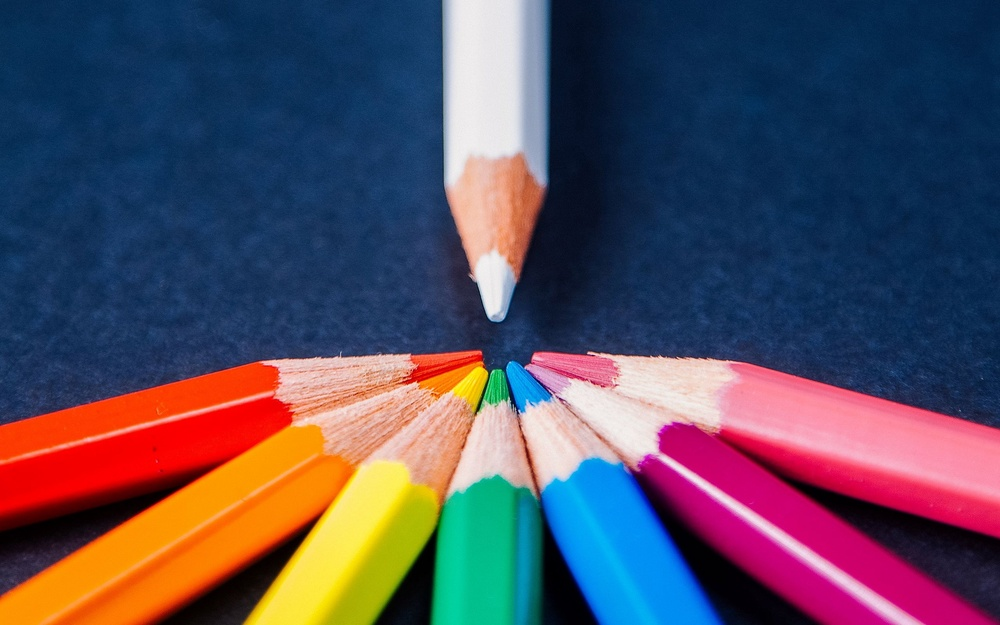
#> input picture example2.jpg, 1000 x 625 px, shrunk from 2560 x 1600 before the run
$ python CS.py   (older library calls are emulated)
#> lines starting #> are read from the running program, lines starting #| are printed output that depends on the picture; after the words box and inside, x2 and y2 are one past the last pixel; in counts of white or black regions, pixels touching at a corner belong together
import cv2
import numpy as np

print (cv2.__version__)
print (np.__version__)

origimg = cv2.imread("example2.jpg")
#> origimg is the input picture: shape (625, 1000, 3); mean B, G, R 92.3, 75.7, 85.4
"""
# font
font = cv2.FONT_HERSHEY_SIMPLEX

# org
org = (50, 50)

# fontScale
fontScale = 1

# Blue color in BGR
color = (128, 0, 128)

# Line thickness of 2 px
thickness = 2

# Using cv2.putText() method
image = cv2.putText(origimg, 'OpenCV', org, font,
                   fontScale, color, thickness, cv2.LINE_AA)
"""
cv2.imshow("orig", origimg)
#print ("orig:\n {0}".format(origimg))

cv2.waitKey(0)
cv2.destroyAllWindows()

## Получаем HSV-представление для цвета

red = np.uint8([[[0, 0, 255]]])
green = np.uint8([[[0, 255, 0]]])
deep_blue = np.uint8([[[255, 0, 0]]])
orange = np.uint8([[[0, 128, 255]]])
yellow = np.uint8([[[0, 255, 255]]])
blue = np.uint8([[[255, 255, 0]]])
purple = np.uint8([[[255, 0, 255]]])
violet = np.uint8([[[128, 0, 128]]])

scolor = orange
scolor_hsv = cv2.cvtColor(scolor,cv2.COLOR_BGR2HSV)
print(scolor_hsv)

size = 1, 1, 3
m = np.zeros(size, dtype=np.uint8)
m[:] = scolor_hsv

scolor_hue, scolor_saturation, scolor_value = m[0][0]###
print(scolor_hue)

hue_size = 20

scolor_hue_min = scolor_hue - hue_size
if scolor_hue_min < 0:
    scolor_hue_min = 0

scolor_hue_max = scolor_hue + hue_size
if scolor_hue_max > 360:
    scolor_hue_max = 360

hsvimg = cv2.cvtColor(origimg, cv2.COLOR_BGR2HSV)
#> hsvimg: shape (625, 1000, 3); mean H, S, V 94.8, 194.7, 135.4
cv2.imshow("hsv1", hsvimg)
cv2.waitKey(0)

#hsv_min = np.array((53, 0, 0), np.uint8)
scolor_low = np.array((scolor_hue_min, 0, 0), np.uint8)
scolor_high = np.array((scolor_hue_max, 255, 255), np.uint8)
curr_mask = cv2.inRange(hsvimg, scolor_low, scolor_high)
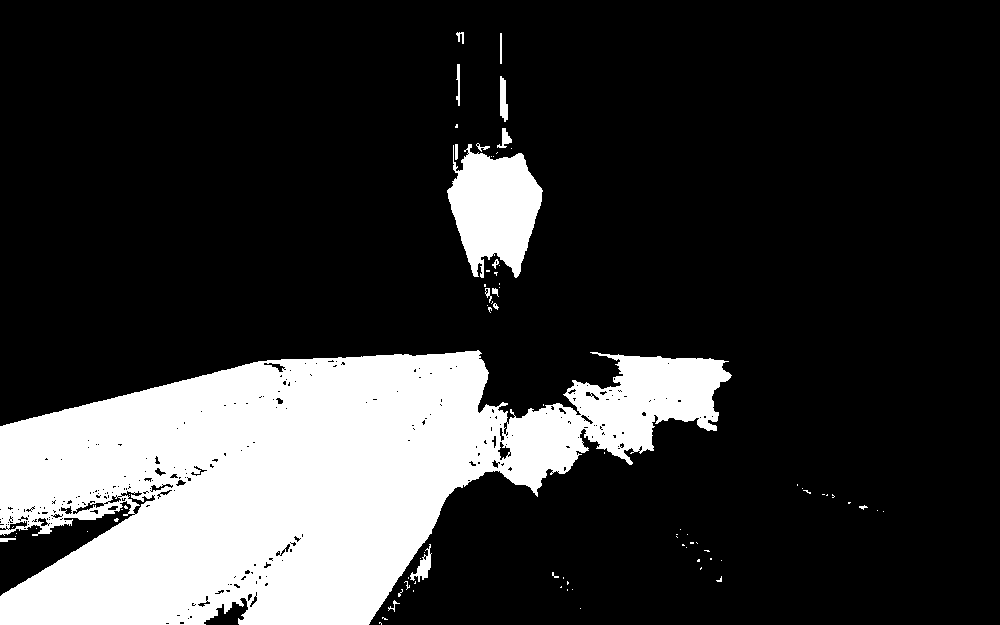
#> curr_mask: shape (625, 1000); 20.8% white; 81 white regions (64 under 20 px), largest, box (x1, y1, x2, y2) and area: (0, 350, 732, 625) 120113, (447, 144, 543, 278) 8298, (410, 544, 432, 582) 304
cv2.imshow ("cm", curr_mask)
cv2.waitKey(0)


rows,cols = curr_mask.shape
#> rows = 625; cols = 1000
#print(rows)
#print(cols)

for i in range(rows):
    for j in range(cols):
        if i==0 or i==rows-1 or j==0 or j==cols-1:
            curr_mask[i,j] = 0
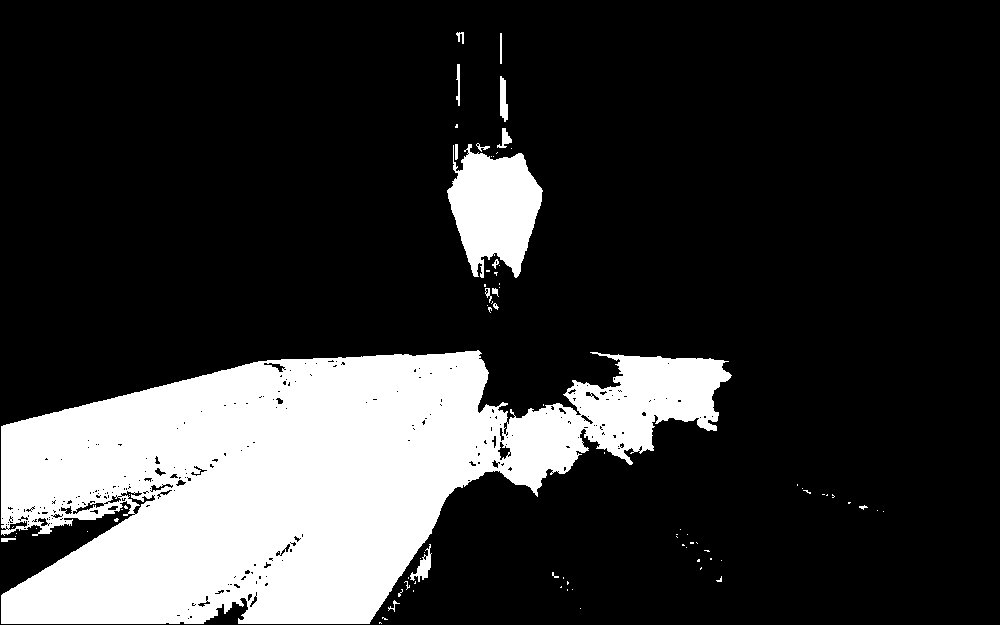
#> curr_mask: shape (625, 1000); 20.7% white; 81 white regions (64 under 20 px), largest, box (x1, y1, x2, y2) and area: (1, 350, 732, 624) 119647, (447, 144, 543, 278) 8298, (410, 544, 432, 582) 304
            #print(curr_mask[i,j])
            #print ("curr_mask:\n {0}".format(curr_mask[i,j]))

cv2.imshow ("cm1", curr_mask)
cv2.waitKey(0)

gb_curr_mask = cv2.GaussianBlur(curr_mask,(9,9),cv2.BORDER_DEFAULT)
cv2.imshow ("gbcm", gb_curr_mask)
cv2.waitKey(0)
for i in range(rows):
    for j in range(cols):
        if gb_curr_mask[i,j] < 140:
            gb_curr_mask[i,j] = 0
        else:
            gb_curr_mask[i,j] = 255
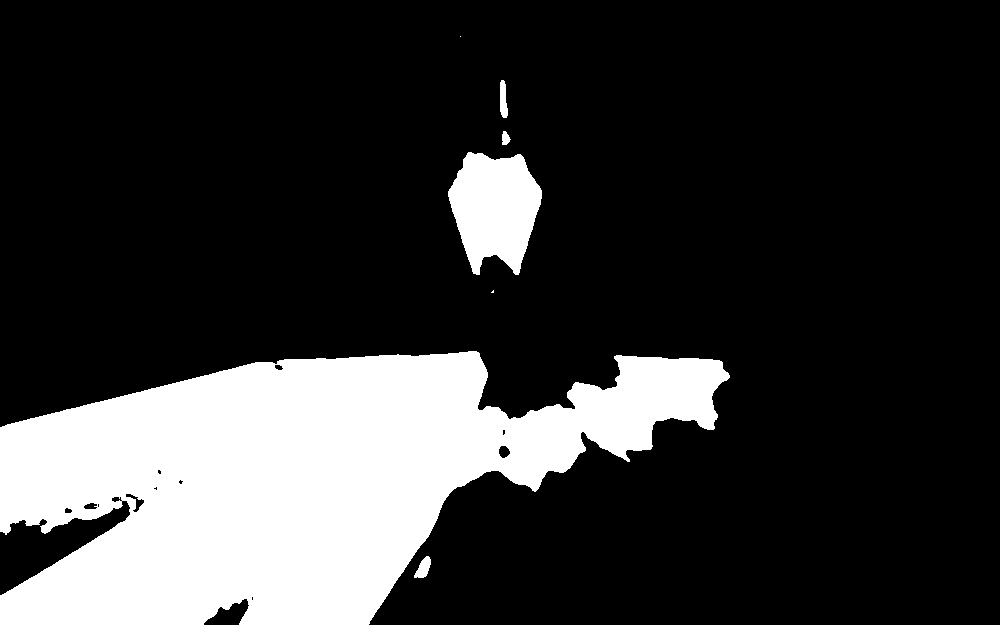
#> gb_curr_mask: shape (625, 1000); 20.7% white; 7 white regions (2 under 20 px), largest, box (x1, y1, x2, y2) and area: (0, 351, 730, 625) 121026, (448, 152, 542, 275) 8078, (500, 80, 508, 118) 234, (414, 556, 431, 578) 223, (502, 131, 511, 145) 89
cv2.imshow ("gbcm1", gb_curr_mask)
cv2.waitKey(0)

"""newmask = np.zeros((rows,cols,1), np.uint8)
for i in range(rows):
    for j in range(cols):
        if curr_mask[i,j] == 255:
            newmask[i,j] = [255]

contours, hierarchy = cv2.findContours(newmask, cv2.RETR_TREE, cv2.CHAIN_APPROX_NONE)
for pic, contour in enumerate(contours):
    area = cv2.contourArea(contour)
    #perimeter = cv2.arcLength(contour, True)
    #print(perimeter)
    if area < 600:
        cv2.drawContours(newmask, contour, -1, [0, 0, 0], -1)
        #print(perimeter)

contours, hierarchy = cv2.findContours(newmask, cv2.RETR_TREE, cv2.CHAIN_APPROX_NONE)
for pic, contour in enumerate(contours):
    area = cv2.contourArea(contour)
    #perimeter = cv2.arcLength(contour, True)
    if area < 600:
        cv2.drawContours(newmask, contour, -1, [255, 255, 255], -1)
        #print(perimeter)

cv2.imshow ("nm", newmask)
cv2.waitKey(0)"""

hsvimg[gb_curr_mask > 0] = ([scolor_hue,255,255])#curr_mask
#> hsvimg: shape (625, 1000, 3); mean H, S, V 95, 209.9, 141.6
origimg[gb_curr_mask == 0] = ([0,0,0])
cv2.imshow("hsv2", hsvimg)
cv2.waitKey(0)
cv2.imshow ("orig2", origimg)
cv2.waitKey(0)
cv2.imwrite("orig2_orange.jpeg", origimg)###############################################################################################################################

"""for i in range(rows):
    for j in range(cols):
        if hsvimg[i,j] is not [scolor_hue,255,255]:
            origimg[i,j] = ([0,0,0])
cv2.imshow ("orig111", origimg)
cv2.waitKey(0)"""

## Преобразование HSV-изображения к оттенкам серого для дальнейшего
## оконтуривания
RGB_again = cv2.cvtColor(hsvimg, cv2.COLOR_HSV2RGB)
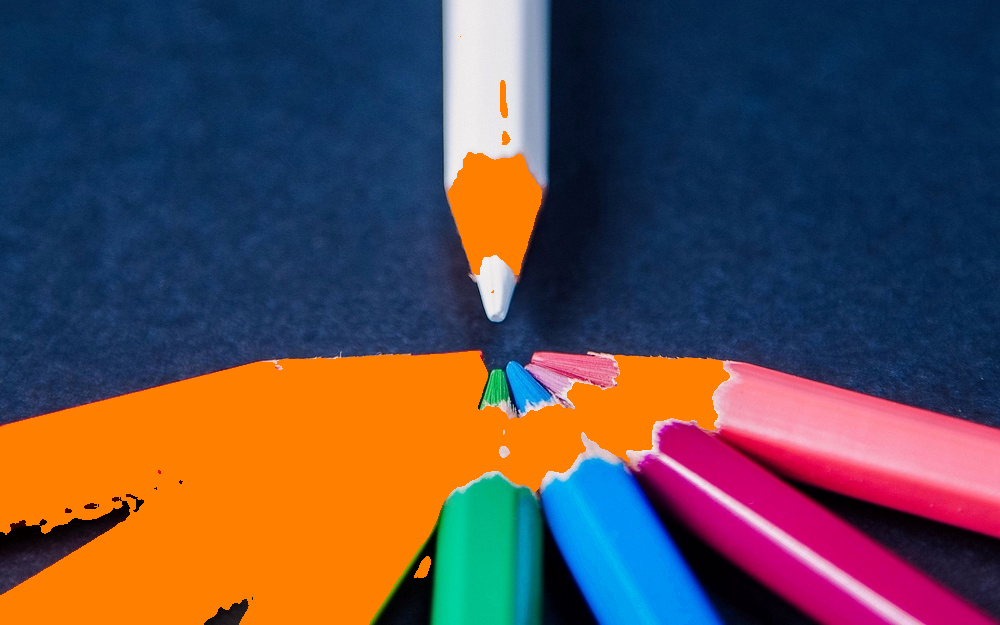
#> RGB_again: shape (625, 1000, 3); mean R, G, B 91.3, 74.5, 78.5
gray = cv2.cvtColor(RGB_again, cv2.COLOR_RGB2GRAY)
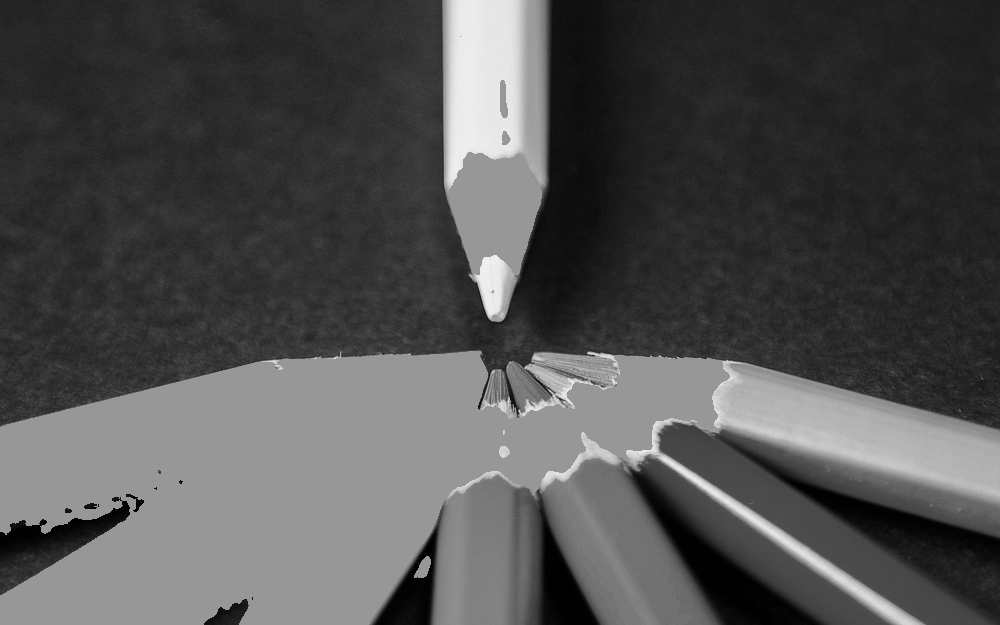
#> gray: shape (625, 1000); min 0, max 243, mean 80
cv2.imshow ("gray", gray)
cv2.waitKey(0)
ret, threshold = cv2.threshold(gray, 90, 255, 0)
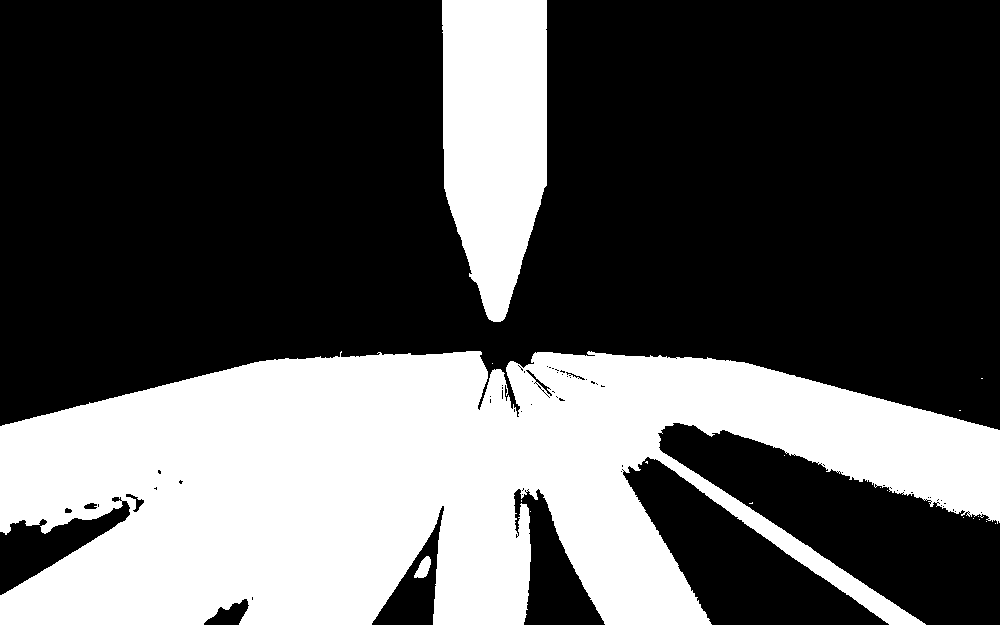
#> threshold: shape (625, 1000); 34.2% white; 19 white regions (16 under 20 px)
cv2.imshow ("threshold", threshold)
cv2.waitKey(0)
contours, hierarchy = cv2.findContours(threshold,cv2.RETR_TREE,cv2.CHAIN_APPROX_SIMPLE)
#> contours = 130 contours, 121 with area under 20; largest, box (x1, y1, x2, y2) and area: (0, 351, 1000, 625) 184538, (442, 0, 547, 322) 26982, (414, 556, 431, 578) 195, (125, 493, 145, 513) 128, (525, 369, 553, 397) 116
cv2.drawContours(origimg, contours, -1, (0, 0, 255), 3)
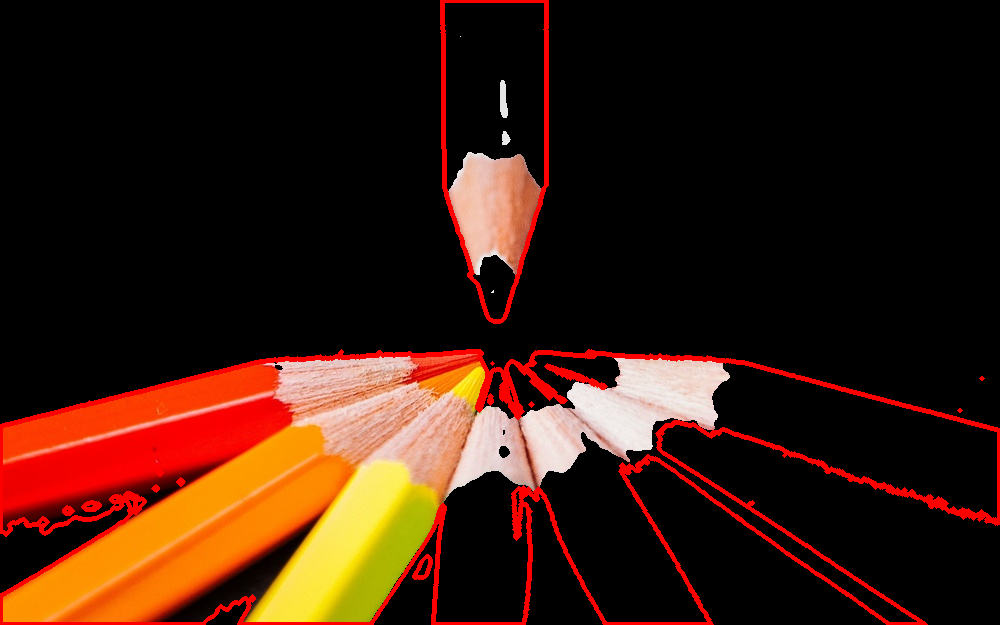
#> origimg: shape (625, 1000, 3); mean B, G, R 13.4, 26.5, 55.6
cv2.imshow ("origc", origimg)
cv2.waitKey(0)
# [9 lines of commented-out code are left out]
"""bgr_again = np.zeros((rows, cols), dtype=[cv2.CV_8UC3], order='C')
for i in range(rows):
    for j in range(cols):
        if curr_mask[i,j] == 0:
            bgr_again[i,j] = [0, 0, 0]
        elif curr_mask[i,j] == 255:
            bgr_again[i,j] = [255, 255, 255]

#cv2.imshow ("bgr_again",bgr_again)
#cv2.waitKey(0)

contours, hierarchy = cv2.findContours(bgr_again, cv2.RETR_TREE, cv2.CHAIN_APPROX_NONE)
for pic, contour in enumerate(contours):
    perimeter = cv2.arcLength(contour, True)
    #print(perimeter)
    if perimeter < 400:
        cv2.drawContours(bgr_again, contour, 0, [0, 0, 0], -1)
        #print(perimeter)

contours, hierarchy = cv2.findContours(bgr_again, cv2.RETR_TREE, cv2.CHAIN_APPROX_NONE)
for pic, contour in enumerate(contours):
    perimeter = cv2.arcLength(contour, True)
    if perimeter < 400:
        cv2.drawContours(bgr_again, contour, 0, [255, 255, 255], -1)
        #print(perimeter)

cv2.imshow ("bgr_again",bgr_again)
cv2.waitKey(0)"""
# [10 lines of commented-out code are left out]
cv2.destroyAllWindows()

$ run again, with example1.jpeg copied over example2.jpg
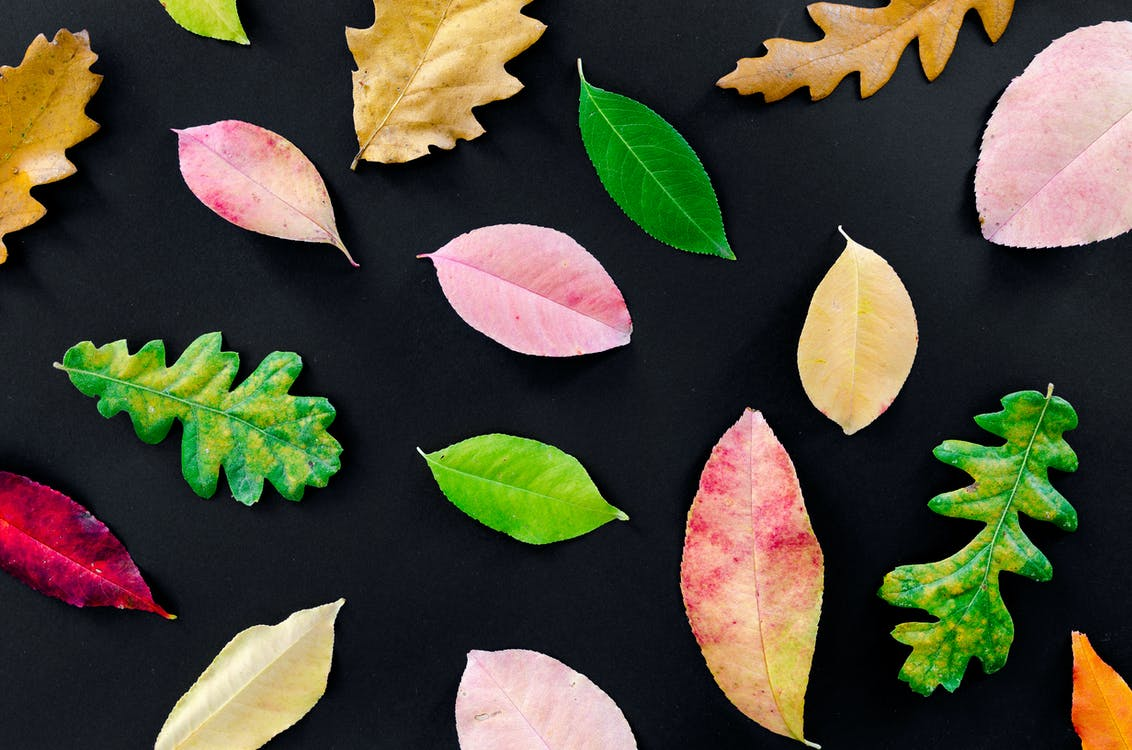
#> input picture example1.jpeg, 1132 x 750 px
#> origimg is the input picture: shape (750, 1132, 3); mean B, G, R 55.3, 72.3, 75.9
#> after the loop `for i in range(rows):`:
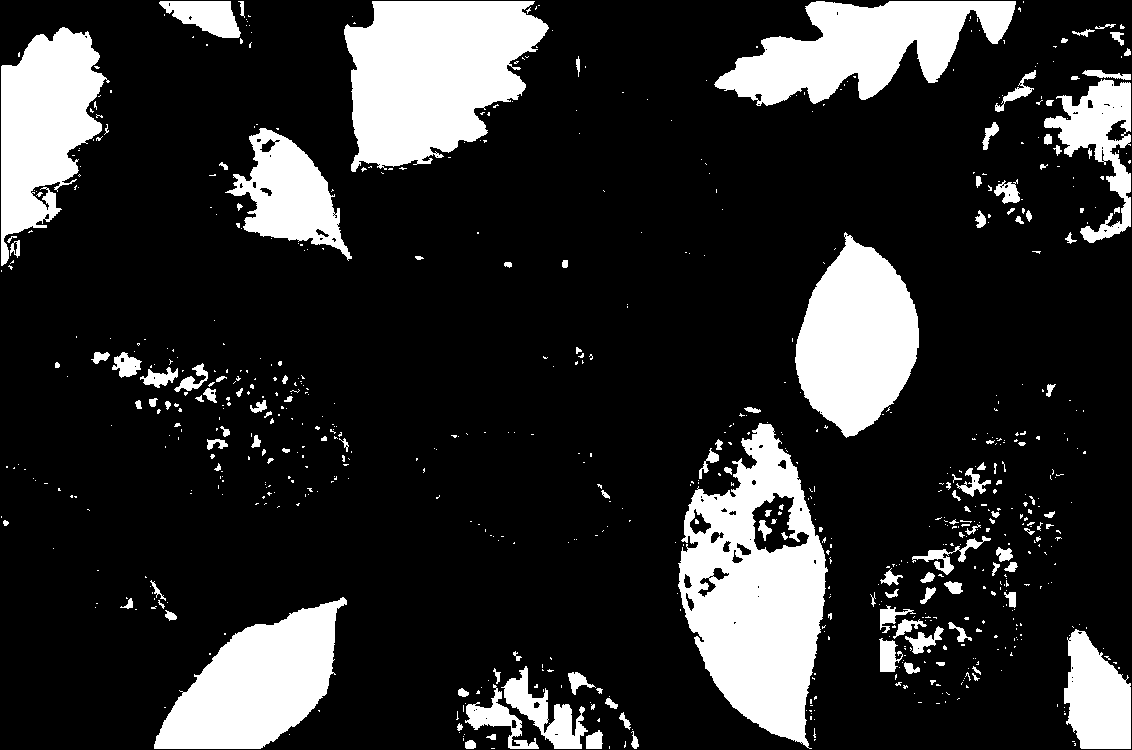
#> curr_mask: shape (750, 1132); 18.5% white; 740 white regions (605 under 20 px), largest, box (x1, y1, x2, y2) and area: (678, 423, 828, 749) 28027, (344, 1, 549, 172) 24391, (795, 232, 919, 438) 16919
#> threshold: shape (750, 1132); 32.2% white; 365 white regions (327 under 20 px)
#> contours = 1018 contours, 941 with area under 20; largest, box (x1, y1, x2, y2) and area: (679, 407, 826, 749) 33376, (974, 20, 1132, 249) 28814, (53, 331, 343, 506) 24741, (345, 0, 548, 170) 24022, (881, 383, 1078, 693) 22714
#> `cv2.drawContours(origimg, contours, -1, (0, 0, 255), 3)`:
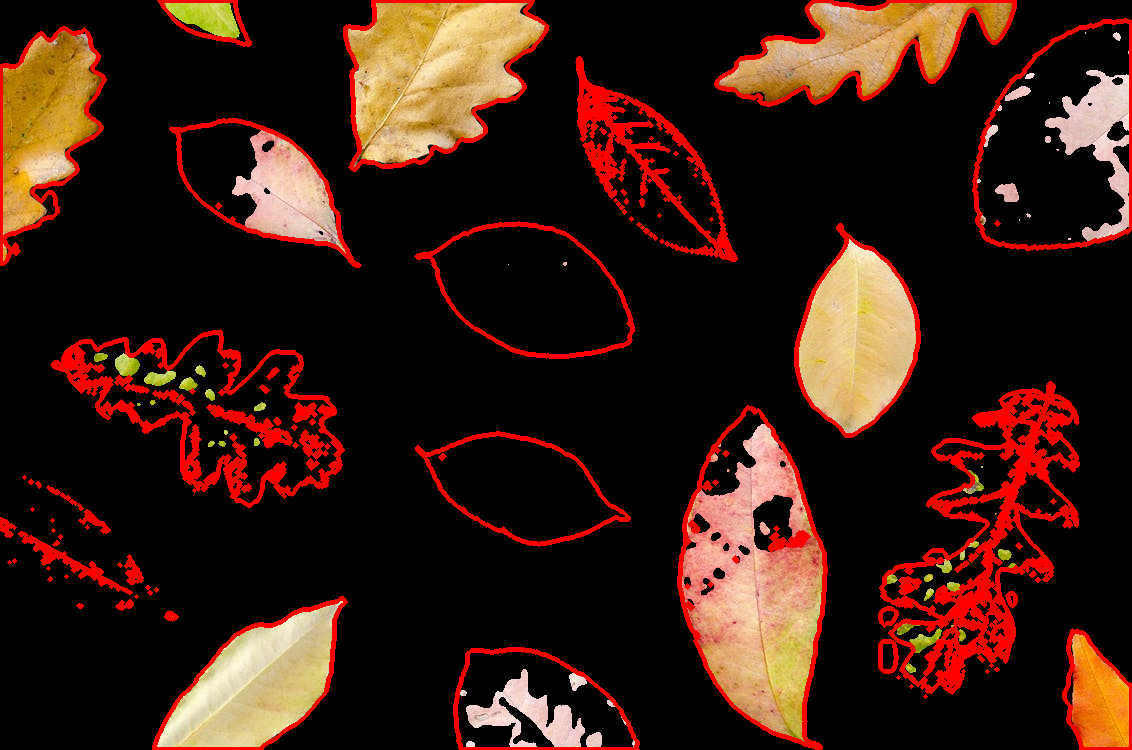
#> origimg: shape (750, 1132, 3); mean B, G, R 17.9, 27.7, 56.5
